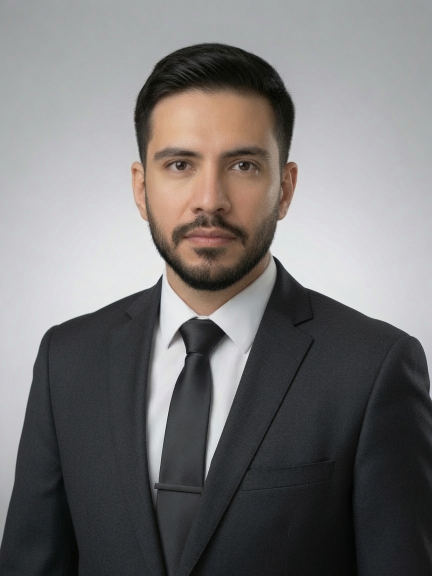
#> input picture assets/profile.png, 864 x 1152 px (shown at 1/2 size)
$ python image_to_keyboard_ascii.py ../assets/profile.png out.png
#> lines starting #> are read from the running program, lines starting #| are printed output that depends on the picture; after the words box and inside, x2 and y2 are one past the last pixel; in counts of white or black regions, pixels touching at a corner belong together
#!/usr/bin/env python3
from __future__ import annotations

import argparse
from pathlib import Path
import numpy as np
from PIL import Image, ImageOps, ImageEnhance, ImageFilter

try:
    import cv2
except Exception:
    cv2 = None

RAMP = " .:-=+*#%@"


def foreground_mask(arr: np.ndarray) -> np.ndarray:
    h, w, _ = arr.shape
    if cv2 is not None:
        mask = np.zeros((h, w), np.uint8)
        bgd = np.zeros((1, 65), np.float64)
        fgd = np.zeros((1, 65), np.float64)
        rect = (20, 10, max(1, w - 40), max(1, h - 20))
        cv2.grabCut(arr, mask, rect, bgd, fgd, 7, cv2.GC_INIT_WITH_RECT)
        mask_np = np.where((mask == 2) | (mask == 0), 0, 1).astype("uint8")
        mask_np = cv2.morphologyEx(mask_np, cv2.MORPH_CLOSE, np.ones((9, 9), np.uint8))
        return mask_np

    arr_i = arr.astype(np.int16)
    edge = np.concatenate([arr_i[:, :30, :], arr_i[:, -30:, :]], axis=1)
    bg_row = np.median(edge, axis=1)
    dist = np.linalg.norm(arr_i - bg_row[:, None, :], axis=2)
    lum = 0.299 * arr_i[:, :, 0] + 0.587 * arr_i[:, :, 1] + 0.114 * arr_i[:, :, 2]
    return ((dist > 24) | (lum < 95)).astype("uint8")


def make_keyboard_ascii(image_path: Path, cols: int = 68) -> str:
#> called with cols = 68
    img = Image.open(image_path).convert("RGB")
    w, h = img.size
#> w = 864; h = 1152

    # Stable manual portrait crop: head + shoulders, avoids noisy full-body silhouette.
    left = int(w * 0.07)
#> left = 60
    top = int(h * 0.03)
#> top = 34
    right = int(w * 0.95)
#> right = 820
    bottom = int(h * 0.82)
#> bottom = 944
    crop = img.crop((left, top, right, bottom))
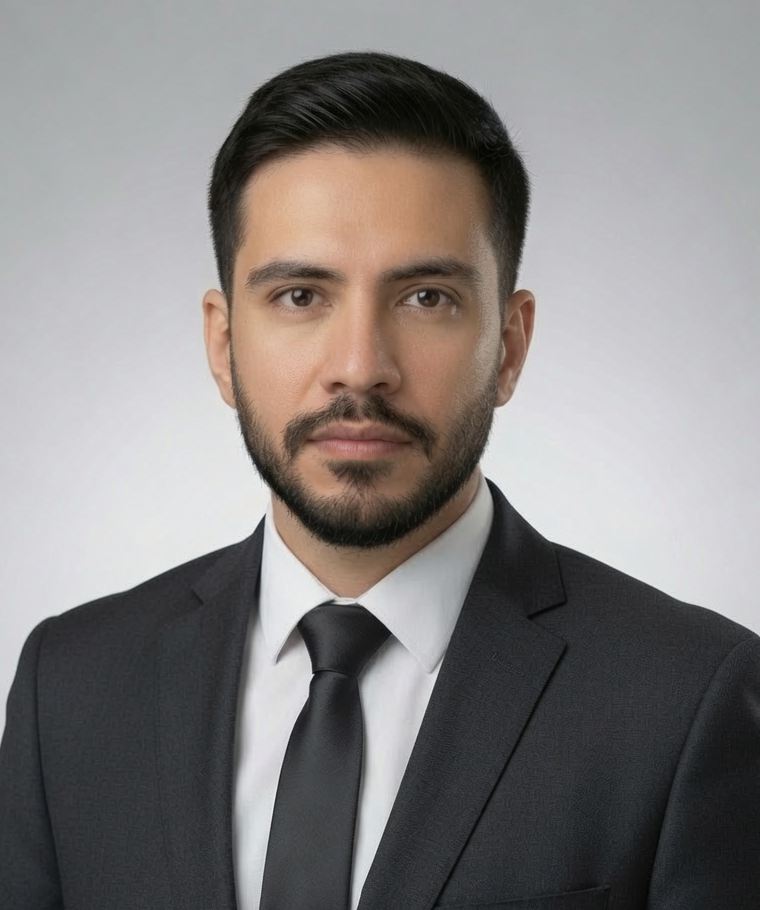
#> crop: PIL image 760x910 RGB; mean R, G, B 132.9, 129, 128.1

    arr = np.asarray(crop)
    mask_np = foreground_mask(arr)
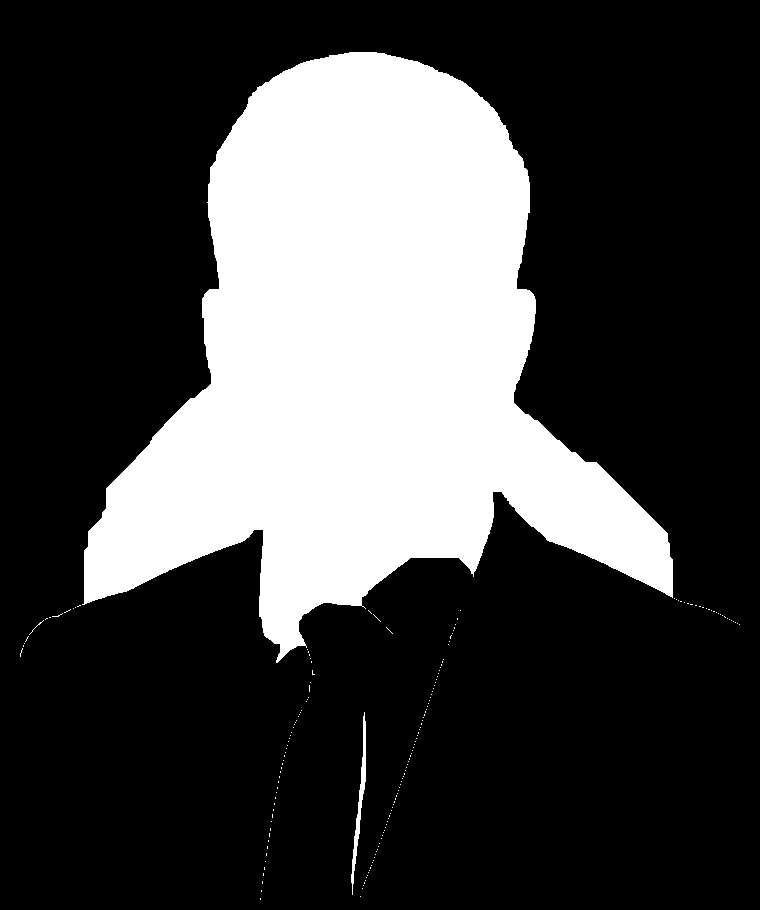
#> mask_np: shape (910, 760); values 0 (black) and 1 (white), 26.8% white; 185 white regions (183 under 20 px), largest, box (x1, y1, x2, y2) and area: (82, 52, 673, 663) 184677, (351, 712, 366, 895) 637
    mask_img = Image.fromarray(mask_np * 255).filter(ImageFilter.MaxFilter(3))
#> mask_img: PIL image 760x910 L; 27.6% white; 37 white regions (22 under 20 px), largest, box (x1, y1, x2, y2) and area: (19, 51, 741, 664) 188287, (350, 711, 367, 896) 1037, (380, 658, 445, 840) 566

    cw, ch = crop.size
#> cw = 760; ch = 910
    rows = max(30, int(cols * ch / cw * 0.47))
#> rows = 38

    gray = ImageOps.grayscale(crop)
    gray = ImageOps.autocontrast(gray, cutoff=1)
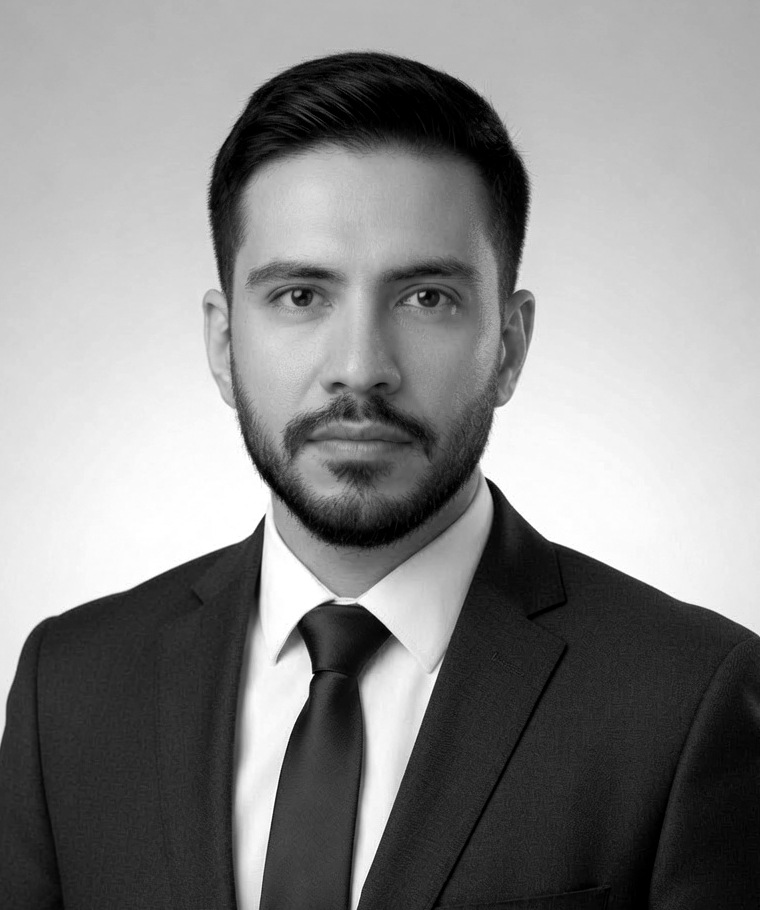
#> gray: PIL image 760x910 L; min 0, max 255, mean 136
    gray = ImageEnhance.Contrast(gray).enhance(1.75)
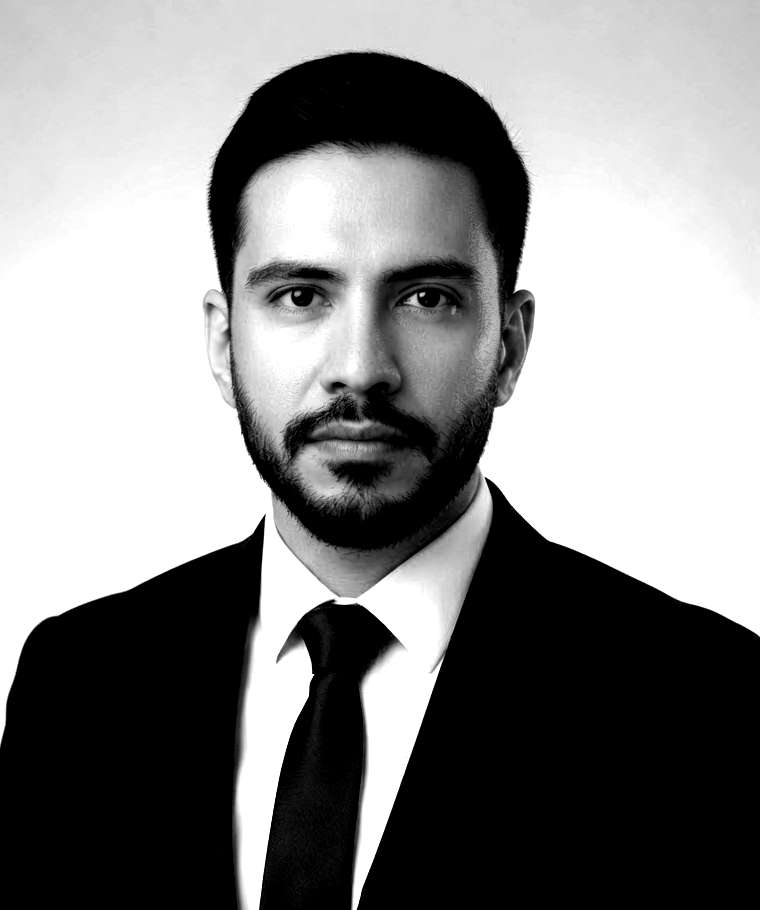
#> gray: PIL image 760x910 L; min 0, max 255, mean 137.1
    gray = gray.filter(ImageFilter.UnsharpMask(radius=1, percent=150, threshold=3))
    edges = gray.filter(ImageFilter.FIND_EDGES)
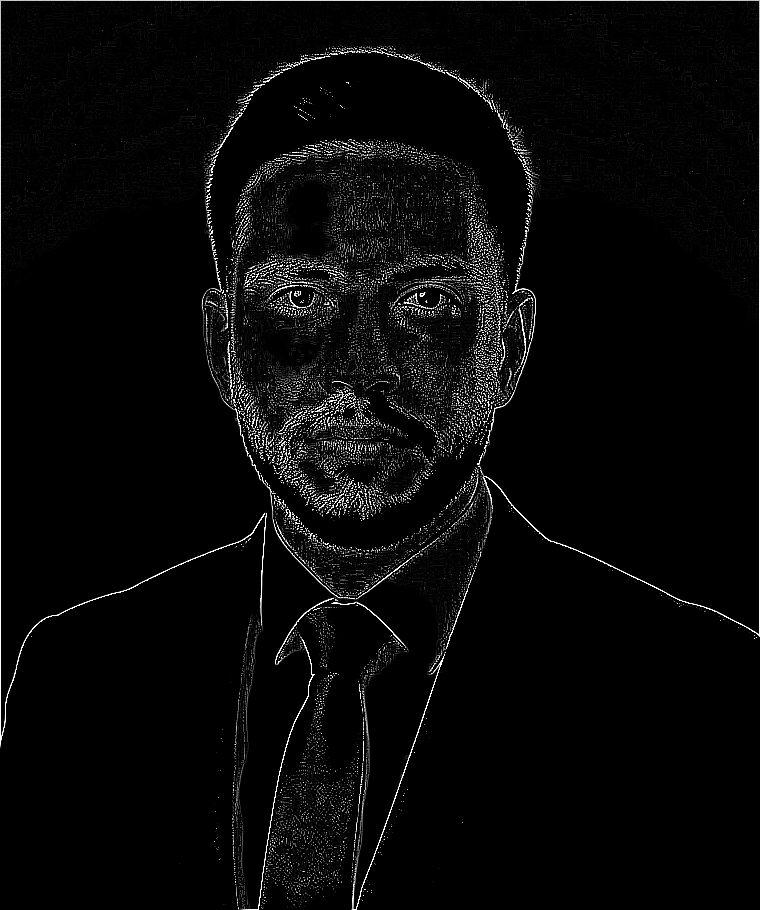
#> edges: PIL image 760x910 L; min 0, max 255, mean 8.5

    g = gray.resize((cols, rows), Image.Resampling.LANCZOS)
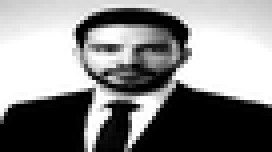
#> g: PIL image 68x38 L (shown 4 times larger); min 0, max 255, mean 137.4
    e = edges.resize((cols, rows), Image.Resampling.LANCZOS)
    m = mask_img.resize((cols, rows), Image.Resampling.LANCZOS)
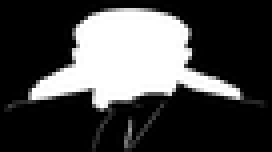
#> m: PIL image 68x38 L (shown 4 times larger); min 0, max 255, mean 70.5

    lines: list[str] = []
    for y in range(rows):
        line = ""
        for x in range(cols):
            if m.getpixel((x, y)) < 35:
                line += " "
                continue
            v = g.getpixel((x, y))
            ed = e.getpixel((x, y))
            idx = int((255 - v) / 255 * (len(RAMP) - 1))
            idx = max(1, idx)
            if ed > 55 and idx < len(RAMP) - 1:
                idx += 1
            line += RAMP[idx]
        lines.append(line.rstrip())
#> after the loop, lines = 38 items

    while lines and not lines[0].strip():
        lines.pop(0)
#> this loop made 2 passes
#> after the loop, lines = 36 items
    while lines and not lines[-1].strip():
        lines.pop()
#> this loop made 1 pass
#> after the loop, lines = 35 items
    return "\n".join(lines)


def main() -> None:
    parser = argparse.ArgumentParser(description="Create a clean keyboard-only ASCII portrait.")
    parser.add_argument("image", type=Path)
    parser.add_argument("output", type=Path)
    parser.add_argument("--cols", type=int, default=68)
    args = parser.parse_args()
    ascii_art = make_keyboard_ascii(args.image, cols=args.cols)
    args.output.parent.mkdir(parents=True, exist_ok=True)
    args.output.write_text(ascii_art, encoding="utf-8")
    print(f"Wrote {args.output}")


if __name__ == "__main__":
    main()
